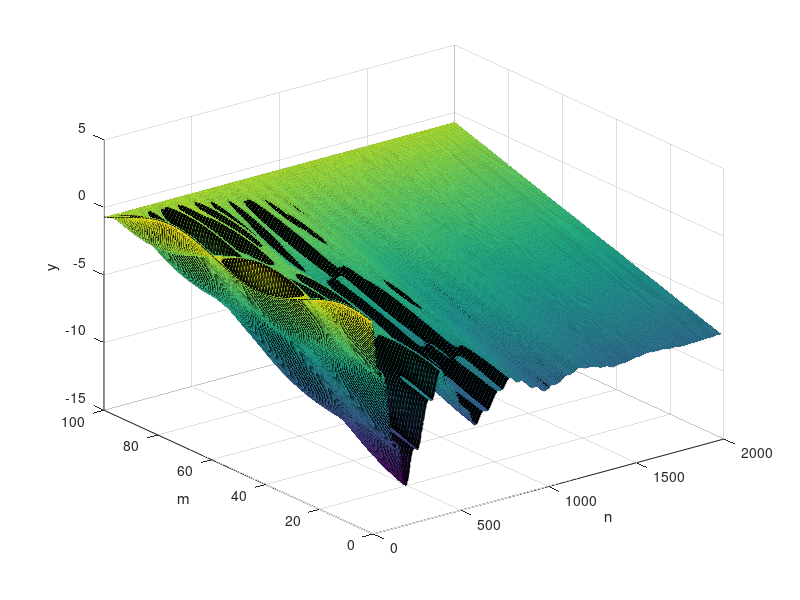
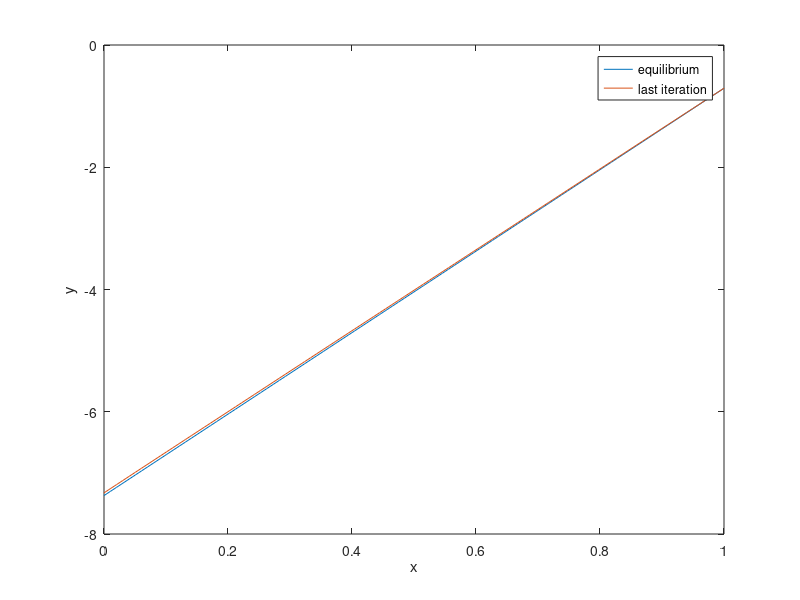
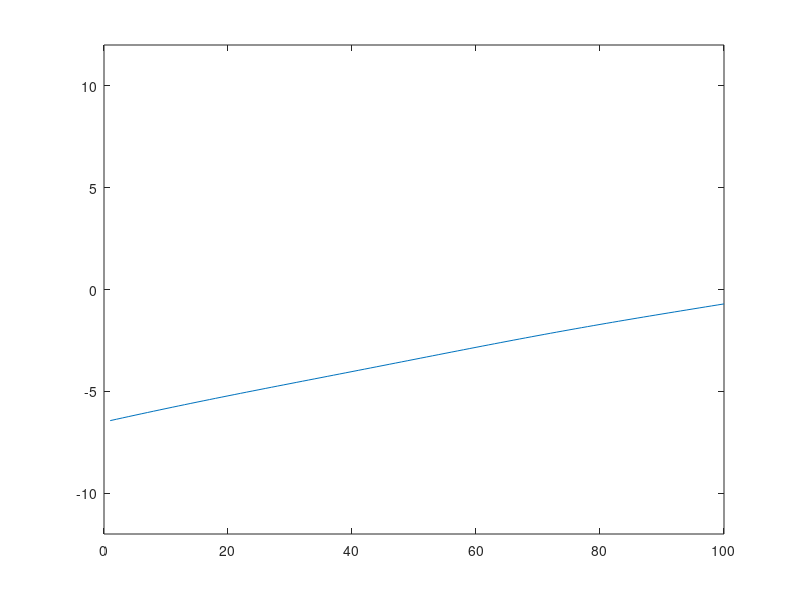

The MATLAB script that drew these images, in order:
% Constants start

% Linear mass density (u)
linear_mass_density = 0.01;

% Tension force (T)
tension_force = 100;

% viscous damping coefficent [N*s/m]
b = 0.5;

% String length (L)
string_length = 1;

%Matrix
M = 100;
N = 2000;

% Constants end

beta = b / 2 / linear_mass_density;
x = linspace(0, string_length, M)';
velocity = sqrt(tension_force / linear_mass_density);
dx = x(2) - x(1);
dt = dx / velocity;
p = (velocity * dt / dx)^2;
q = 1 + beta * dt;
u = 1 - beta * dt;

% boundary conditions
% (l, r) Dirichlet condition
% (h, k) Neumann condition

% Neumann - Dirichlet

s = sin(3 * pi * x + pi / 4);
g = ones(M, 1);
h = 3 * pi / sqrt(2) * ones(1, N);
r = sin(3 * pi * string_length + pi / 4) * ones(1, N);

f(:, 1) = s;
f(1, 2) = p * (f(2, 1) - f(1, 1) - dx * h(1)) + f(1, 1) +u * dt * g(1);
f(2:M - 1, 2) = p / 2 * (f(3:M, 1) - 2 * f(2:M - 1, 1) + f(1:M - 2, 1)) + f(2:M - 1, 1) + u * dt * g(2:M - 1);
f(M, 2) = r(2);

for n = 2:N - 1
    f(1, n + 1) = 2 * p / q * (f(2, n) - f(1, n) - dx * h(n)) + 2 / q * f(1, n) - u / q * f(1, n - 1);
    f(2:M - 1, n + 1) = p / q * (f(3:M, n) - 2 * f(2:M - 1, n) + f(1:M - 2, n)) + 2 / q * f(2:M - 1, n) - u / q * f(2:M - 1, n - 1);
    f(M, n + 1) = r(n + 1);
end

plot_x = 0:1 / (M - 1):1;
plot_y = 0:1 / (M - 1):1;

figure(1)
surf(f);
zlabel('y');
xlabel('n');
ylabel('m');

% damping must be different than 0
figure(2)
plot(plot_x, h(1) * plot_x + (r(1) - h(1)), plot_y, f(:, N));
legend({'equilibrium', 'last iteration'})
xlabel('x');
ylabel('y');

X = 1:M;
fig = figure(3);
axh = axes('Parent', fig);
i = 1;
ph = plot(axh, X, f(:, i));
xlim([0 M]);
ylim([-12 12]);

while i < M
    i = i + 1;
    set(ph, 'YData', f(:, i));
    pause(0.1)
end
